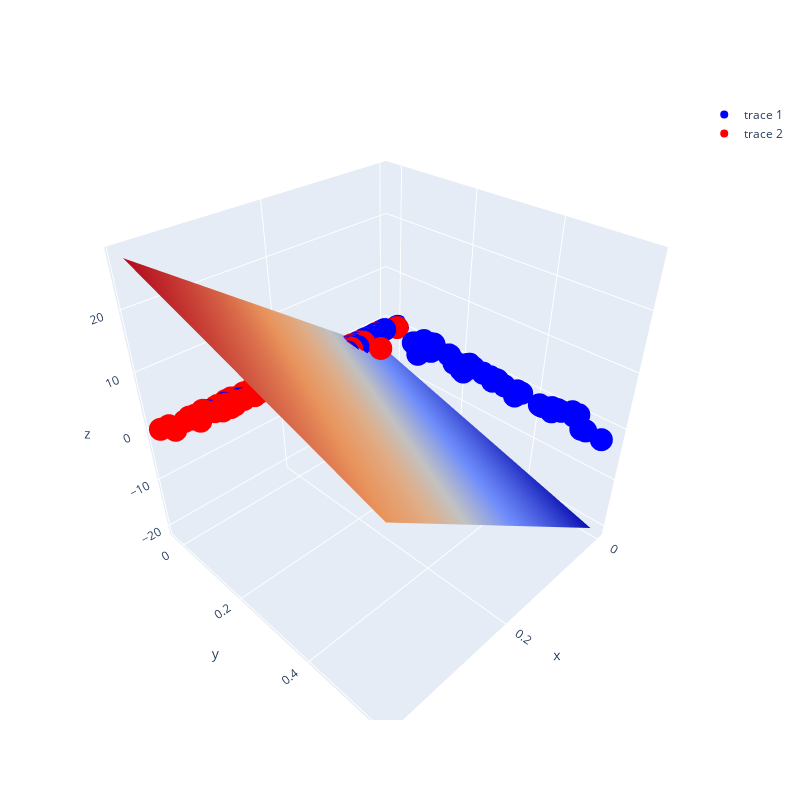

Notebook source saved alongside this figure:
### Code cell
show3D(reduced_data, y_train_encoded, model)
